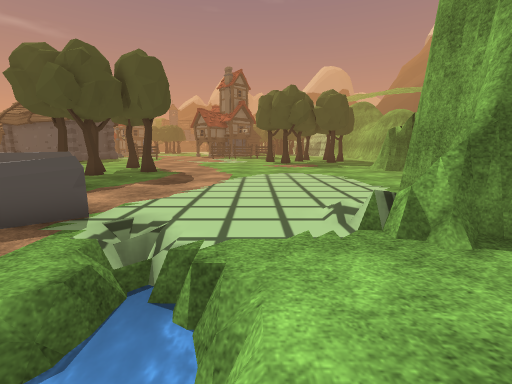
view 1 (above)

18 first-person views from a walk through a Unity game level. The camera is 1.3 m above the floor, tilts 10° down and sees 90° across. The floor is counted in squares, 1 m on a side. Each view is taken from the middle of a square. On the plan, view 1 faces up. The plan holds only what a view shows up to about 13 squares ahead; the rest is blank. The place goes on beyond the plan. Some trees and plants on the terrain are drawn as simple stand-ins. Some animated figures are left out. Some surface patterns are stand-ins.

view 2
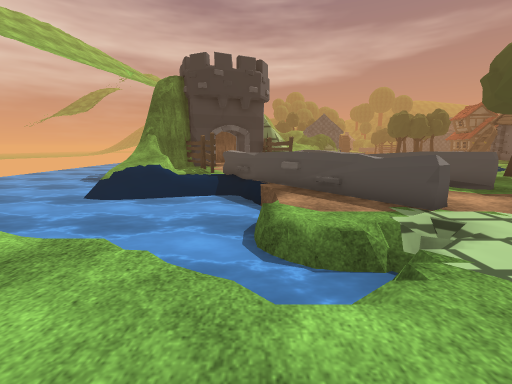

view 3
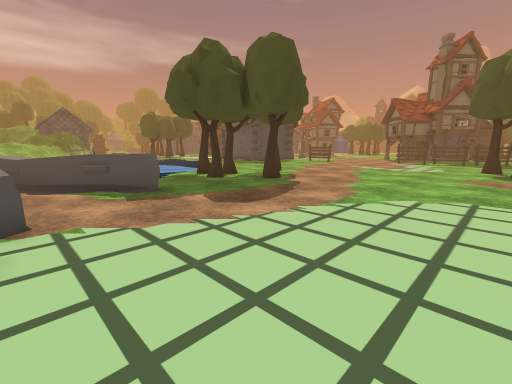

view 4
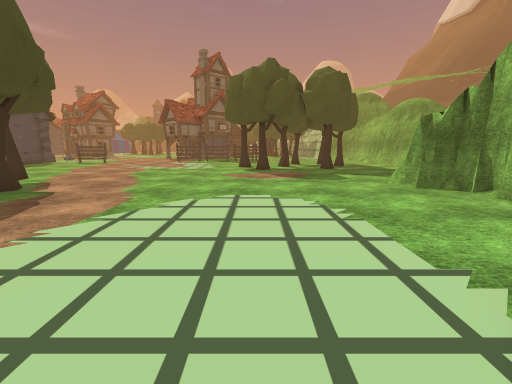

view 5
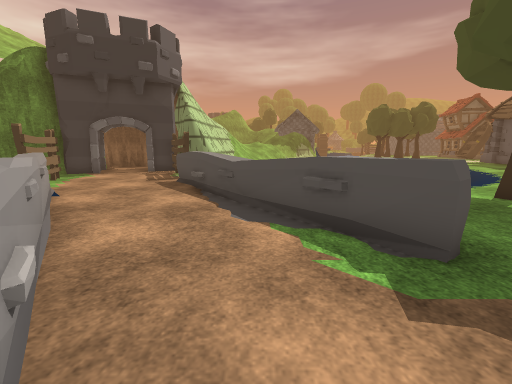

view 6
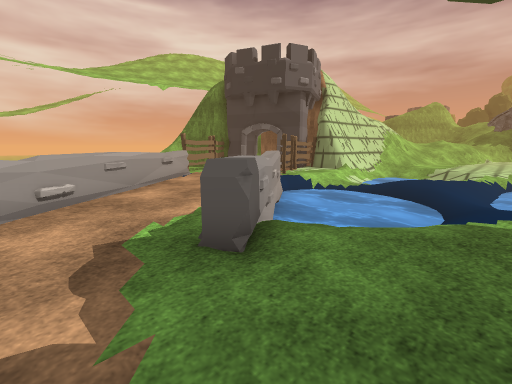

view 7
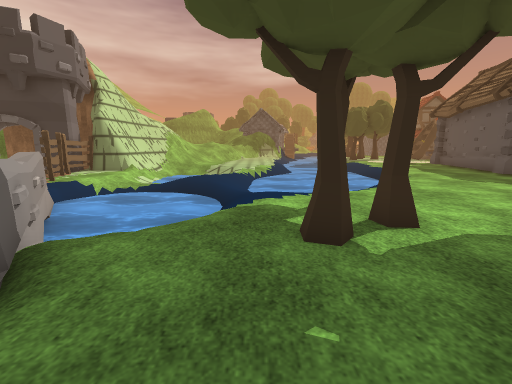

view 8
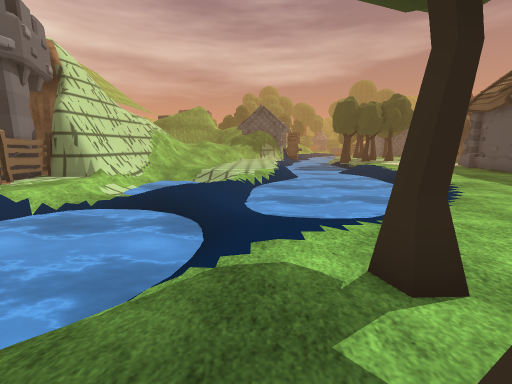

view 9
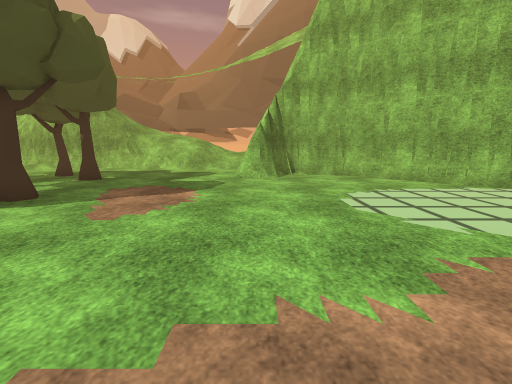

view 10
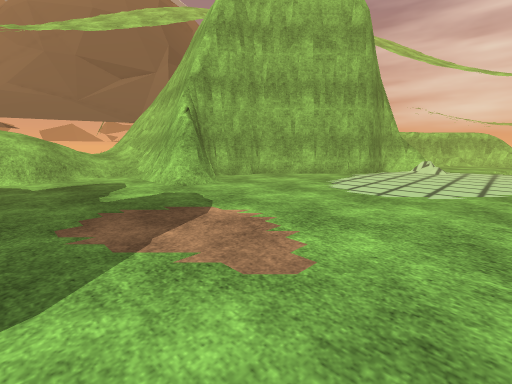

view 11
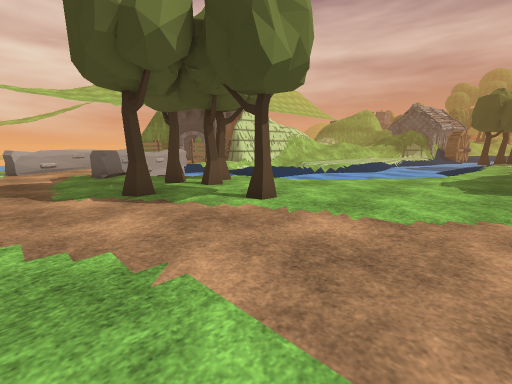

view 12
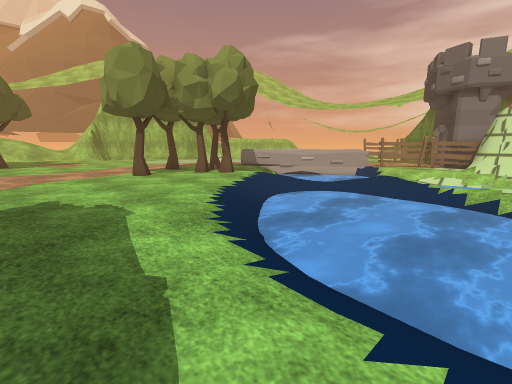

view 13
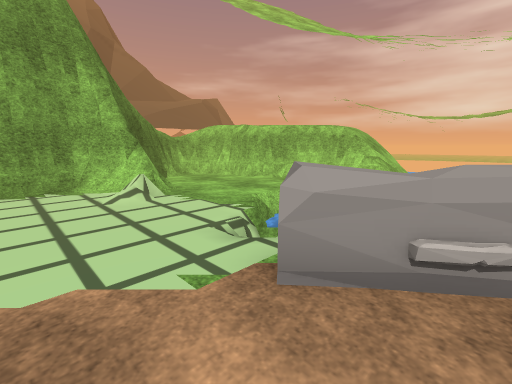

view 14
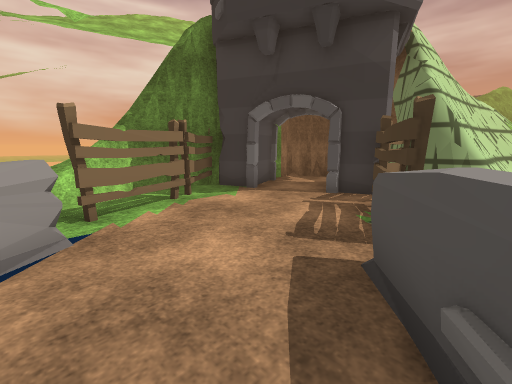

view 15
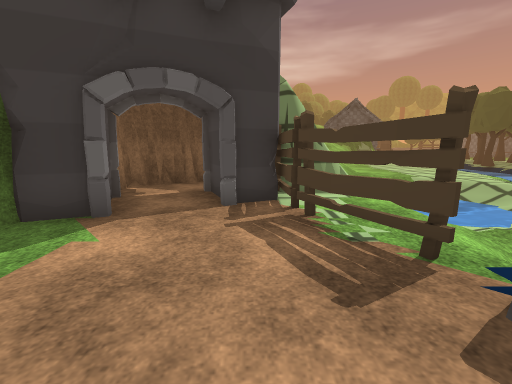

view 16
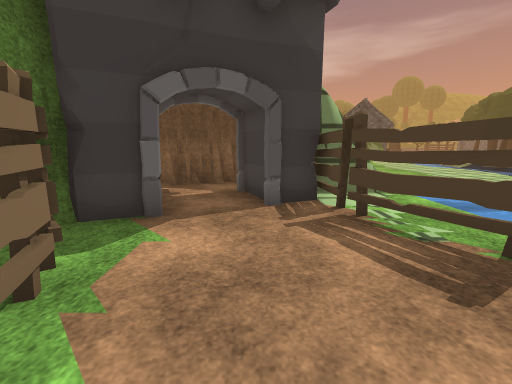

view 17
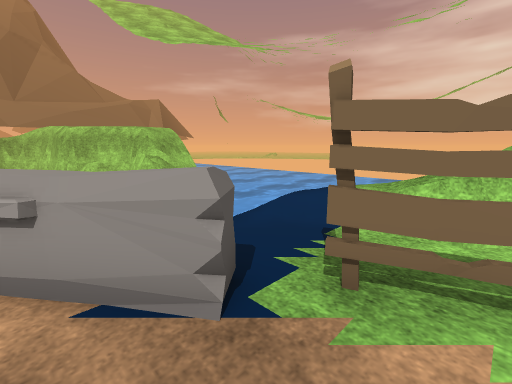

view 18
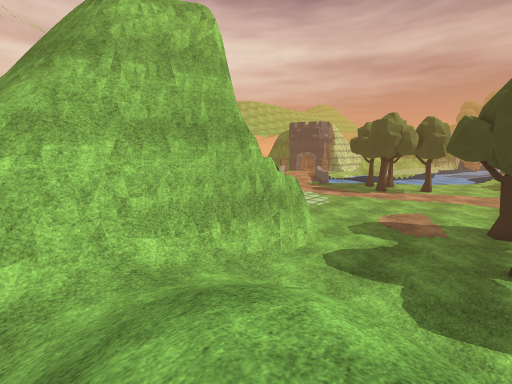

### Floor plan
Key: @ floor where view 1 was taken; # wall or solid block; . main floor; - floor 0.25 m lower than the main floor; : floor 0.5 m higher than the main floor; _ floor 0.5 m lower than the main floor; + floor 1 m higher than the main floor; * floor 2.25 m higher than the main floor; / step, stairs or slope; = window, fence, low wall or low ledge; ~ water the walk can cross; ≈ water the walk keeps out of; T tree; F fence.
Columns run from 20 left of view 1 to 16 right of it. Each row starts with its distance up from view 1.
 21 ......................TT..T...../// *
 20 .............................../////
 19 //.............................//////
 18 ≈≈≈//..........................//////
 17 ≈≈≈≈≈/......T.................../////
 16 ≈≈≈≈≈≈/.....T...............== ////+/
 15 ≈≈≈≈≈≈//...................####====/=
 14 ≈≈≈≈≈≈~/....T.T.............#########
 13 ≈≈≈≈≈≈~/-.TTT.T..............#
 12 ≈≈≈≈≈~~//..TTT..............##
 11 -≈≈≈~~//-...................#
 10 .////////≈//...............##
  9 // /.-/≈≈≈≈//.............##
  8 ~~~///≈≈≈≈≈≈/==..........##
  7 ~~~~//≈≈≈≈≈≈##..........##
  6 ~~~///≈≈≈≈==#...........#
  5 //////≈≈≈#=.....=#......#
  4 ==/....#=#.....=##_...=##
  3 ##...FF#.....#=##.-≈..... #
  2 ##FFFF......=###..≈≈......##
  1 ####.......=#≈≈≈≈≈≈≈......=#
  0  ###......=#≈≈≈≈≈≈≈≈@.....##
 -1 ........FF..≈≈≈≈≈≈≈....####
 -2 #...#.FFF...-≈≈≈≈≈≈...##
 -3 #####FF..=.:-≈≈≈≈≈-=###
 -4     #####=::.≈≈≈≈≈.###
 -5        ##==#=≈≈≈≈  =

Positions as (right, up) in squares from view 1, and headings:
1: (0, 0), facing up
2: (2, 1), facing left
3: (2, 5), facing up-left
4: (2, 6), facing up
5: (-3, 6), facing left
6: (-4, 11), facing down-left
7: (-4, 11), facing left
8: (-7, 11), facing left
9: (-4, 15), facing right
10: (-1, 20), facing down-right
11: (-3, 21), facing down-left
12: (-20, 21), facing down-right
13: (-5, 7), facing down-right
14: (-10, 4), facing down-left
15: (-11, 1), facing left
16: (-11, 0), facing left
17: (-12, 1), facing down-right
18: (16, 21), facing down-left
